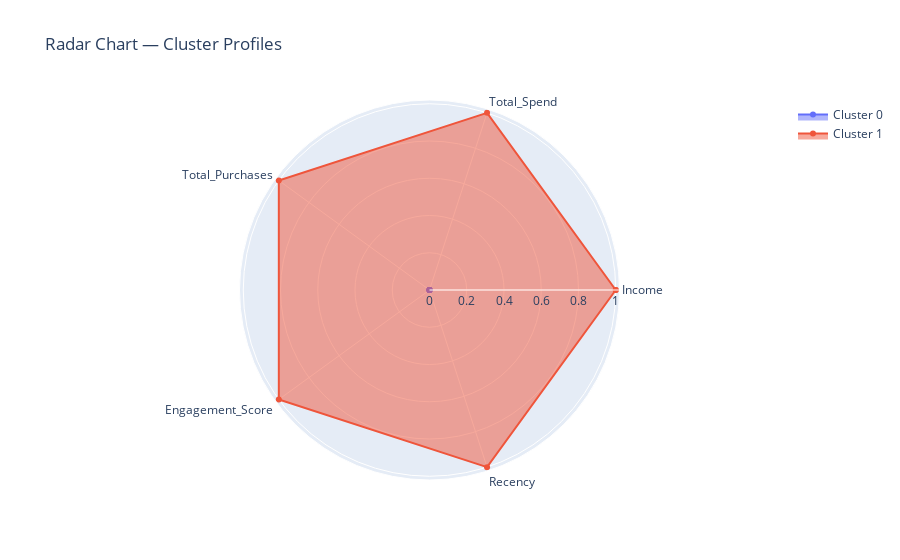

Notebook source saved alongside this figure:
### Markdown cell above
### 14.4 Radar Chart of Cluster Profiles

### Code cell
radar_features = ["Income", "Total_Spend", "Total_Purchases", "Engagement_Score", "Recency"]
cluster_means = df_plot.groupby("Cluster")[radar_features].mean()

# Normalize for radar
cluster_norm = (cluster_means - cluster_means.min()) / (cluster_means.max() - cluster_means.min())

fig = go.Figure()
for cluster in cluster_norm.index:
    values = cluster_norm.loc[cluster].tolist()
    values += values[:1]

    fig.add_trace(go.Scatterpolar(
        r=values,
        theta=radar_features + [radar_features[0]],
        fill="toself",
        name=f"Cluster {cluster}"
    ))

fig.update_layout(
    polar=dict(radialaxis=dict(visible=True)),
    title="Radar Chart — Cluster Profiles"
)
fig.show()

### Figure 1 — Plotly figure (JSON) as saved in the notebook; plotly's stock layout.template omitted (floating-point values rounded to 4 significant figures)
{"data": [{"fill": "toself", "name": "Cluster 0", "r": [0, 0, 0, 0, 0, 0], "theta": ["Income", "Total_Spend", "Total_Purchases", "Engagement_Score", "Recency", "Income"], "type": "scatterpolar"}, {"fill": "toself", "name": "Cluster 1", "r": [1, 1, 1, 1, 1, 1], "theta": ["Income", "Total_Spend", "Total_Purchases", "Engagement_Score", "Recency", "Income"], "type": "scatterpolar"}], "layout": {"polar": {"radialaxis": {"visible": true}}, "title": {"text": "Radar Chart — Cluster Profiles"}}}
